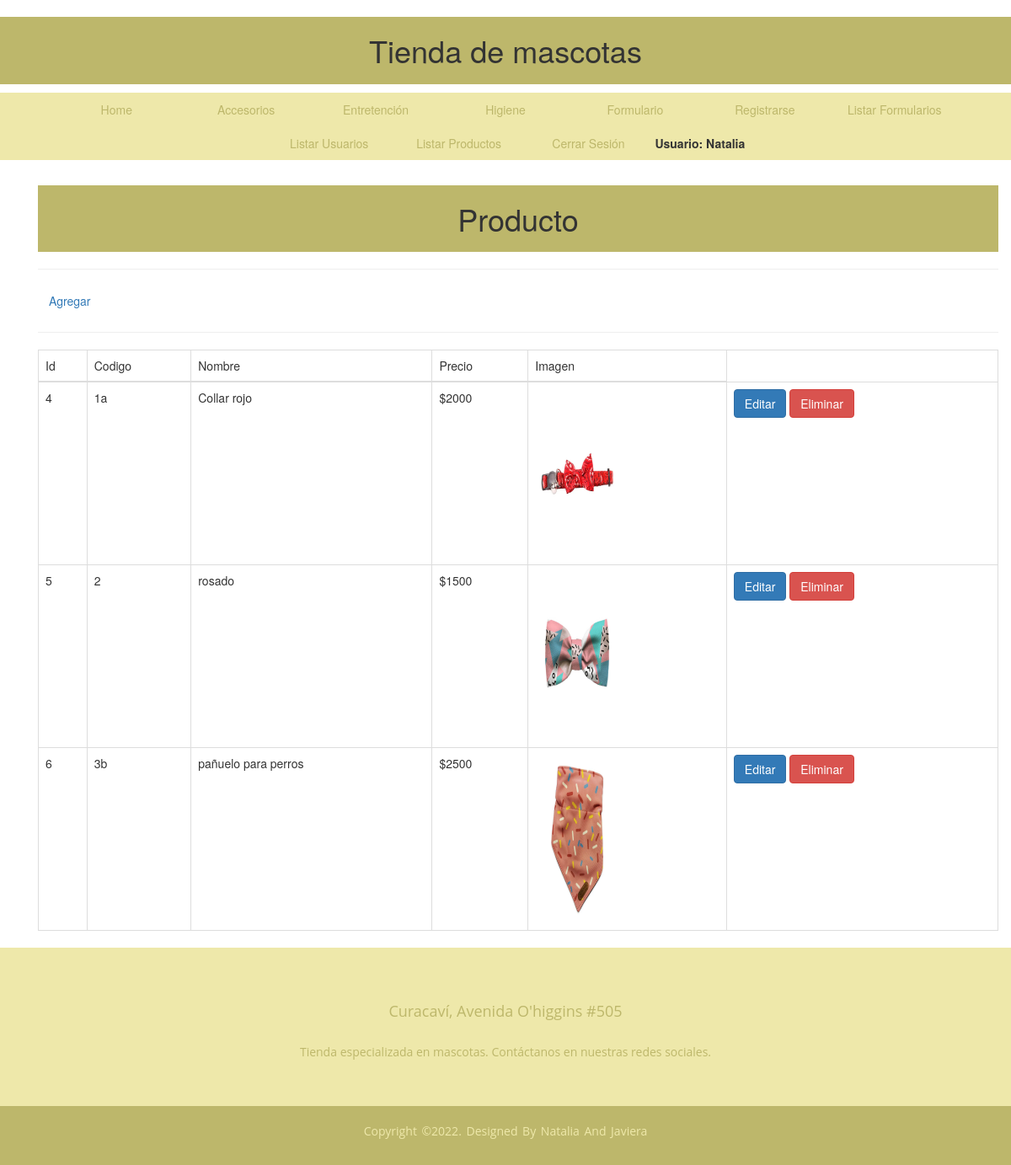
Page /producto/listar_producto/ (signed in) on the committed database.
### Producto/models.py (models this page shows, shortened)
class Producto (models.Model):
    codigo = models.CharField(max_length=15)
    nombre = models.CharField(max_length=50)
    precio = models.CharField(max_length=7)
    imagen = models.ImageField(upload_to='img')

### Producto/views.py (the view)
# urls.py: path('listar_producto/', ProductoList.as_view(), name="listar_producto"),
class ProductoList (ListView):
    model = Producto
    template_name = 'Producto/listar_producto.html'

### templates/Producto/listar_producto.html
{% extends 'Producto/base/base.html' %}
{% load static %}
{% block content %}
<div class="container">
<h1 class="display-3">Producto</h1>
<hr>
<a class="btn" role="button" href="{% url 'producto_form' %}">Agregar</a>
<hr>
{% if not object_list %}
<h1>No hay registro de productos</h1>
<br><br><br><br><br><br><br><br>
{% else %}
<table class="table table-bordered">
    <thead>
        <tr>
            <td>Id</td>
            <td>Codigo</td>
            <td>Nombre</td>
            <td>Precio</td>
            <td>Imagen</td>
        </tr>
    </thead>
    <tbody>
        {% for producto in object_list %}
        <tr>
            <td>{{ producto.id }}</td>
            <td>{{ producto.codigo }}</td>
            <td>{{ producto.nombre }}</td>
            <td>{{ producto.precio }}</td>
            <td><img src= ../../static/img/{{ producto.imagen }} style="width: 100px;"/> </td>
            <td>
                <a class="btn btn-primary" href="{% url 'editar_producto' producto.id%}">  Editar  </a>
                <a class="btn btn-danger" href="{% url 'borrar_producto' producto.id%}">Eliminar</a>
            </td>
        </tr>
        {% endfor %}
    </tbody>
</table>
{% endif %}
</div>
{% endblock %}

### templates/Producto/base/base.html (shortened to what this page needs)
{% load static %}
<!DOCTYPE html>
<html lang="es">
<head>
    <link type='text/css' href='{% static 'css/estilo.css' %}' rel='stylesheet'/>
    <link rel="stylesheet" href="//maxcdn.bootstrapcdn.com/bootstrap/3.2.0/css/bootstrap.min.css">
</head>
<body>
    {% block navbar %}
    <h1>Tienda de mascotas</h1>
    <nav id="navbar">
        <div id="nav">
            <ul>
                <li class="nav-item"><a href="{% url 'home' %}">Home</a></li>
                <li class="nav-item"><a href="{% url 'accesorios' %}">Accesorios</a></li>
                <li class="nav-item"><a href="{% url 'entretencion' %}">Entretención</a></li>
                <li class="nav-item"><a href="{% url 'higiene' %}">Higiene</a></li>
                <li class="nav-item"><a href="{% url 'agregar_formulario' %}">Formulario</a></li>
                <li class="nav-item"><a href="{% url 'registrar' %}">Registrarse</a></li>
                {% if user.is_authenticated %}
                {% if user.is_superuser %}
                <li class="nav-item"><a href="{% url 'listar_formulario' %}">Listar Formularios</a></li>
                <li class="nav-item"><a href="{% url 'listar_usuario' %}">Listar Usuarios</a></li>
                <li class="nav-item"><a href="{% url 'listar_producto' %}">Listar Productos</a></li>
                {% endif %}
                <li class="nav-item"><a href="{% url 'logout' %}">Cerrar Sesión</a></li>
                <span class="ml-md-5"><strong>Usuario: {{ user.get_username }}</strong></span>
                {% endif %}
            </ul>
        </div>
    </nav>
    {% endblock %}
    <div class="container">
        {% block content %}{% endblock %}
    </div>
</body>
{% block footer %}
<footer>
<div class="footer-content">
    <h2>Curacaví, Avenida O'higgins #505</h2>
    <p>Tienda especializada en mascotas. Contáctanos en nuestras redes sociales.</p>
</div>
<div class="footer-bottom">
    <p>Copyright &copy;2022. Designed By Natalia and Javiera</p>
</div>
</footer>
{% endblock %}
</html>

### static/css/estilo.css (style rules this page uses)
* { padding: 0; margin: 0; }
h1 { text-align: center; background-color: darkkhaki; color: palegoldenrod; padding: 20px; }
nav ul { background-color: palegoldenrod; width: 100%; list-style: none; text-align: center; }
nav li { display: inline-flex; }
nav a { text-decoration: none; color: darkkhaki; padding: 10px; width: 150px; }
img { width: 200px; height: 200px; }
* { box-sizing: border-box; }
footer { position: static; bottom: 0; right: 0; left: 0; background-color: palegoldenrod; height: auto; width: 100%; font-family: "Open Sans"; padding-top: 40px; color: darkkhaki; }
.footer-content { display: flex; align-items: center; justify-content: center; flex-direction: column; text-align: center; }
.footer-content h2 { font-size: 1.8rem; font-weight: 400; text-transform: capitalize; line-height: 3rem; }
.footer-content p { max-width: 500px; margin: 10px auto; line-height: 28px; font-size: 14px; }
.footer-bottom { background: darkkhaki; width: 100%; padding: 20px 0; text-align: center; color: palegoldenrod; }
.footer-bottom p { font-size: 14px; word-spacing: 2px; text-transform: capitalize; }

### rows in the picture
Producto: id "4", codigo "1a", nombre "Collar rojo", precio "$2000", imagen (picture)
Producto: id "5", codigo "2", nombre "rosado", precio "$1500", imagen (picture)
Producto: id "6", codigo "3b", nombre "pañuelo para perros", precio "$2500", imagen (picture)

### other values in the picture
{{ user.get_username }} "Natalia"
